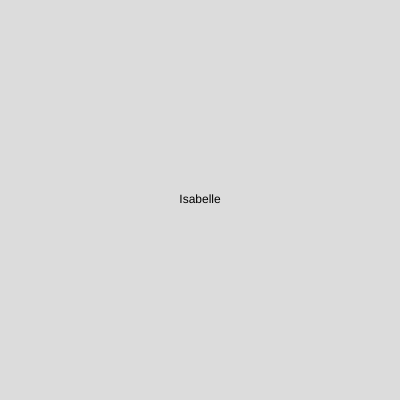
Frame 1 (no input)
Frame 60 (no input): identical to frame 1, image omitted
Frame 120 (the mouse pressed at the canvas centre since frame 60): identical to frame 1, image omitted

The p5.js sketch that drew this single still picture (run headless with seeded random() and noise() and a simulated clock; from frame 60 on, the mouse is pressed at the canvas centre):

// p5.js sketch
// ── sketch.js
function setup() {
    createCanvas(400, 400);
  }
  
  function draw() {
    background(220);  
    let palavra= "Isabelle"
    textAlign(CENTER,CENTER);
    text(palavra,200,200)
   
     let maxímo=width
    let minimo=0
    //mouseX,0,width
    
    
  }
